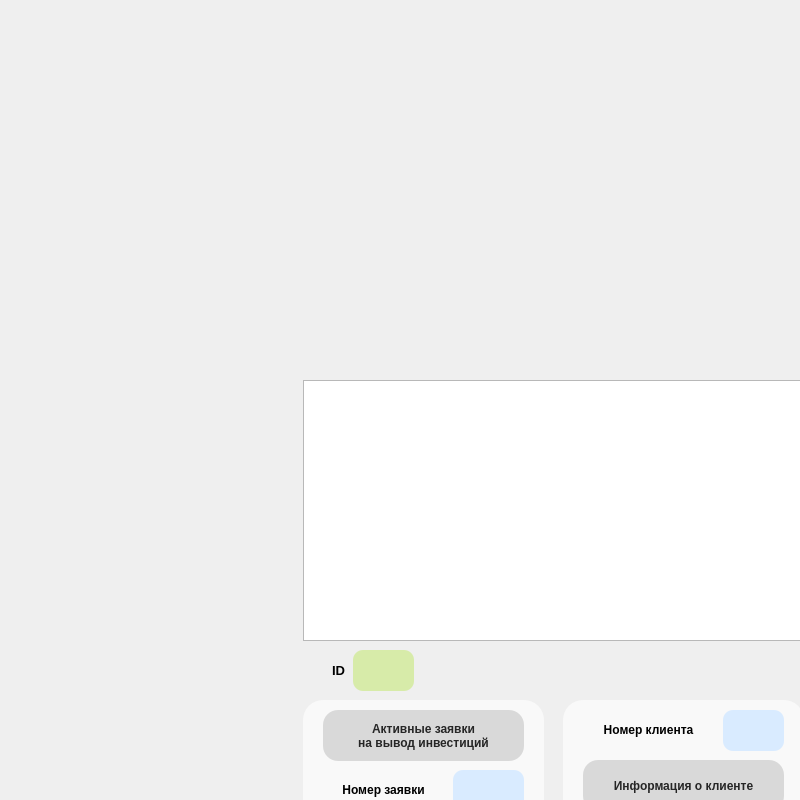
<?xml version="1.0" encoding="UTF-8"?>
<ui version="4.0">
 <class>Manager</class>
 <widget class="QDialog" name="Manager">
  <property name="geometry">
   <rect>
    <x>0</x>
    <y>0</y>
    <width>800</width>
    <height>800</height>
   </rect>
  </property>
  <property name="windowTitle">
   <string>Dialog</string>
  </property>
  <widget class="QLabel" name="label_6">
   <property name="geometry">
    <rect>
     <x>313</x>
     <y>650</y>
     <width>51</width>
     <height>41</height>
    </rect>
   </property>
   <property name="text">
    <string>&lt;html&gt;&lt;head/&gt;&lt;body&gt;&lt;p align=&quot;center&quot;&gt;&lt;span style=&quot; font-size:10pt; font-weight:600;&quot;&gt;ID&lt;/span&gt;&lt;/p&gt;&lt;/body&gt;&lt;/html&gt;</string>
   </property>
   <property name="alignment">
    <set>Qt::AlignCenter</set>
   </property>
  </widget>
  <widget class="QLineEdit" name="employeeId">
   <property name="geometry">
    <rect>
     <x>853</x>
     <y>1010</y>
     <width>71</width>
     <height>41</height>
    </rect>
   </property>
   <property name="styleSheet">
    <string notr="true">background: #d9ebff;
border-radius: 10px;
</string>
   </property>
   <property name="text">
    <string/>
   </property>
   <property name="maxLength">
    <number>100000</number>
   </property>
   <property name="echoMode">
    <enum>QLineEdit::Normal</enum>
   </property>
   <property name="clearButtonEnabled">
    <bool>false</bool>
   </property>
  </widget>
  <widget class="QLineEdit" name="eId">
   <property name="geometry">
    <rect>
     <x>353</x>
     <y>650</y>
     <width>61</width>
     <height>41</height>
    </rect>
   </property>
   <property name="styleSheet">
    <string notr="true">background: #d7eba9;
border-radius: 10px;
</string>
   </property>
   <property name="text">
    <string/>
   </property>
   <property name="maxLength">
    <number>1000</number>
   </property>
   <property name="echoMode">
    <enum>QLineEdit::Normal</enum>
   </property>
   <property name="readOnly">
    <bool>true</bool>
   </property>
   <property name="clearButtonEnabled">
    <bool>false</bool>
   </property>
  </widget>
  <widget class="Line" name="line">
   <property name="geometry">
    <rect>
     <x>300</x>
     <y>900</y>
     <width>761</width>
     <height>20</height>
    </rect>
   </property>
   <property name="orientation">
    <enum>Qt::Horizontal</enum>
   </property>
  </widget>
  <widget class="QLabel" name="label_12">
   <property name="geometry">
    <rect>
     <x>613</x>
     <y>980</y>
     <width>141</width>
     <height>41</height>
    </rect>
   </property>
   <property name="text">
    <string>&lt;html&gt;&lt;head/&gt;&lt;body&gt;&lt;p align=&quot;center&quot;&gt;&lt;span style=&quot; font-size:9pt; font-weight:600;&quot;&gt;Ставка и сумма&lt;/span&gt;&lt;/p&gt;&lt;/body&gt;&lt;/html&gt;</string>
   </property>
   <property name="alignment">
    <set>Qt::AlignLeading|Qt::AlignLeft|Qt::AlignVCenter</set>
   </property>
  </widget>
  <widget class="QPushButton" name="cancel">
   <property name="geometry">
    <rect>
     <x>833</x>
     <y>810</y>
     <width>91</width>
     <height>28</height>
    </rect>
   </property>
   <property name="cursor">
    <cursorShape>PointingHandCursor</cursorShape>
   </property>
   <property name="styleSheet">
    <string notr="true">QPushButton:hover{background: #ffafa5; border-radius: 5px; border: 0.2px solid #d7eba9; color: #ffffff; font-size: 9pt; font-weight: bold;}																
QPushButton{background: #d9d9d9; border-radius: 5px; color: #262626; font-size: 9pt; font-weight: bold;}</string>
   </property>
   <property name="text">
    <string>Отказать</string>
   </property>
  </widget>
  <widget class="QPushButton" name="creditRequests_10">
   <property name="geometry">
    <rect>
     <x>883</x>
     <y>1060</y>
     <width>121</width>
     <height>51</height>
    </rect>
   </property>
   <property name="cursor">
    <cursorShape>PointingHandCursor</cursorShape>
   </property>
   <property name="styleSheet">
    <string notr="true">QPushButton:hover{background: #e6f6ff; border-radius: 15px; color: #81C4FF; font-size: 9pt; font-weight: bold;}													
QPushButton{background: #d9d9d9; border-radius: 15px; color: #262626; font-size: 9pt; font-weight: bold;}</string>
   </property>
   <property name="text">
    <string>Назначить</string>
   </property>
  </widget>
  <widget class="QGroupBox" name="groupBox">
   <property name="geometry">
    <rect>
     <x>303</x>
     <y>700</y>
     <width>241</width>
     <height>181</height>
    </rect>
   </property>
   <property name="styleSheet">
    <string notr="true">background: #F9F9F9;
border-radius: 20px;
</string>
   </property>
   <property name="title">
    <string/>
   </property>
   <widget class="QLineEdit" name="rId">
    <property name="geometry">
     <rect>
      <x>150</x>
      <y>70</y>
      <width>71</width>
      <height>41</height>
     </rect>
    </property>
    <property name="styleSheet">
     <string notr="true">background: #d9ebff;
border-radius: 10px;
</string>
    </property>
    <property name="text">
     <string/>
    </property>
    <property name="maxLength">
     <number>100000</number>
    </property>
    <property name="echoMode">
     <enum>QLineEdit::Normal</enum>
    </property>
    <property name="clearButtonEnabled">
     <bool>false</bool>
    </property>
   </widget>
   <widget class="QLabel" name="label_7">
    <property name="geometry">
     <rect>
      <x>20</x>
      <y>70</y>
      <width>121</width>
      <height>41</height>
     </rect>
    </property>
    <property name="text">
     <string>&lt;html&gt;&lt;head/&gt;&lt;body&gt;&lt;p align=&quot;center&quot;&gt;&lt;span style=&quot; font-size:9pt; font-weight:600;&quot;&gt;Номер заявки&lt;/span&gt;&lt;/p&gt;&lt;/body&gt;&lt;/html&gt;</string>
    </property>
    <property name="alignment">
     <set>Qt::AlignLeading|Qt::AlignLeft|Qt::AlignVCenter</set>
    </property>
   </widget>
   <widget class="QPushButton" name="investRequest">
    <property name="geometry">
     <rect>
      <x>20</x>
      <y>10</y>
      <width>201</width>
      <height>51</height>
     </rect>
    </property>
    <property name="cursor">
     <cursorShape>PointingHandCursor</cursorShape>
    </property>
    <property name="styleSheet">
     <string notr="true">QPushButton:hover{background: #e6f6ff; border-radius: 15px; color: #81C4FF; font-size: 9pt; font-weight: bold;}													
QPushButton{background: #d9d9d9; border-radius: 15px; color: #262626; font-size: 9pt; font-weight: bold;}</string>
    </property>
    <property name="text">
     <string>Активные заявки
на вывод инвестиций</string>
    </property>
   </widget>
   <widget class="QPushButton" name="getRequest">
    <property name="geometry">
     <rect>
      <x>60</x>
      <y>120</y>
      <width>121</width>
      <height>51</height>
     </rect>
    </property>
    <property name="cursor">
     <cursorShape>PointingHandCursor</cursorShape>
    </property>
    <property name="styleSheet">
     <string notr="true">QPushButton:hover{background: #e6f6ff; border-radius: 15px; color: #81C4FF; font-size: 9pt; font-weight: bold;}													
QPushButton{background: #d9d9d9; border-radius: 15px; color: #262626; font-size: 9pt; font-weight: bold;}</string>
    </property>
    <property name="text">
     <string>Взять заявку</string>
    </property>
   </widget>
  </widget>
  <widget class="QLineEdit" name="tarifId">
   <property name="geometry">
    <rect>
     <x>383</x>
     <y>1010</y>
     <width>81</width>
     <height>41</height>
    </rect>
   </property>
   <property name="styleSheet">
    <string notr="true">background: #d9ebff;
border-radius: 10px;
</string>
   </property>
   <property name="text">
    <string/>
   </property>
   <property name="maxLength">
    <number>100000</number>
   </property>
   <property name="echoMode">
    <enum>QLineEdit::Normal</enum>
   </property>
   <property name="clearButtonEnabled">
    <bool>false</bool>
   </property>
  </widget>
  <widget class="QPushButton" name="creditRequests_6">
   <property name="geometry">
    <rect>
     <x>363</x>
     <y>1060</y>
     <width>121</width>
     <height>51</height>
    </rect>
   </property>
   <property name="cursor">
    <cursorShape>PointingHandCursor</cursorShape>
   </property>
   <property name="styleSheet">
    <string notr="true">QPushButton:hover{background: #e6f6ff; border-radius: 15px; color: #81C4FF; font-size: 9pt; font-weight: bold;}													
QPushButton{background: #d9d9d9; border-radius: 15px; color: #262626; font-size: 9pt; font-weight: bold;}</string>
   </property>
   <property name="text">
    <string>Обновить</string>
   </property>
  </widget>
  <widget class="QLineEdit" name="sum">
   <property name="geometry">
    <rect>
     <x>673</x>
     <y>1010</y>
     <width>111</width>
     <height>41</height>
    </rect>
   </property>
   <property name="styleSheet">
    <string notr="true">background: #d9ebff;
border-radius: 10px;
</string>
   </property>
   <property name="text">
    <string/>
   </property>
   <property name="maxLength">
    <number>100000</number>
   </property>
   <property name="echoMode">
    <enum>QLineEdit::Normal</enum>
   </property>
   <property name="clearButtonEnabled">
    <bool>false</bool>
   </property>
  </widget>
  <widget class="QPushButton" name="cancel_3">
   <property name="geometry">
    <rect>
     <x>963</x>
     <y>650</y>
     <width>93</width>
     <height>28</height>
    </rect>
   </property>
   <property name="cursor">
    <cursorShape>PointingHandCursor</cursorShape>
   </property>
   <property name="styleSheet">
    <string notr="true">QPushButton:hover{background: #ebc834; border-radius: 5px; border: 0.2px solid #d7eba9; color: #ffffff; font-size: 9pt; font-weight: bold;}																
QPushButton{background: #d9d9d9; border-radius: 5px; color: #262626; font-size: 9pt; font-weight: bold;}</string>
   </property>
   <property name="text">
    <string>Очистить</string>
   </property>
  </widget>
  <widget class="QGroupBox" name="groupBox_3">
   <property name="geometry">
    <rect>
     <x>303</x>
     <y>930</y>
     <width>241</width>
     <height>191</height>
    </rect>
   </property>
   <property name="styleSheet">
    <string notr="true">background: #F9F9F9;
border-radius: 20px;
</string>
   </property>
   <property name="title">
    <string/>
   </property>
  </widget>
  <widget class="QLineEdit" name="investId">
   <property name="geometry">
    <rect>
     <x>883</x>
     <y>750</y>
     <width>131</width>
     <height>41</height>
    </rect>
   </property>
   <property name="styleSheet">
    <string notr="true">background: #d9ebff;
border-radius: 10px;
</string>
   </property>
   <property name="text">
    <string/>
   </property>
   <property name="maxLength">
    <number>100000</number>
   </property>
   <property name="echoMode">
    <enum>QLineEdit::Normal</enum>
   </property>
   <property name="clearButtonEnabled">
    <bool>false</bool>
   </property>
  </widget>
  <widget class="QGroupBox" name="groupBox_2">
   <property name="geometry">
    <rect>
     <x>563</x>
     <y>700</y>
     <width>241</width>
     <height>181</height>
    </rect>
   </property>
   <property name="styleSheet">
    <string notr="true">background: #F9F9F9;
border-radius: 20px;
</string>
   </property>
   <property name="title">
    <string/>
   </property>
   <widget class="QLineEdit" name="clId">
    <property name="geometry">
     <rect>
      <x>160</x>
      <y>10</y>
      <width>61</width>
      <height>41</height>
     </rect>
    </property>
    <property name="styleSheet">
     <string notr="true">background: #d9ebff;
border-radius: 10px;
</string>
    </property>
    <property name="text">
     <string/>
    </property>
    <property name="maxLength">
     <number>100000</number>
    </property>
    <property name="echoMode">
     <enum>QLineEdit::Normal</enum>
    </property>
    <property name="clearButtonEnabled">
     <bool>false</bool>
    </property>
   </widget>
   <widget class="QLabel" name="label_8">
    <property name="geometry">
     <rect>
      <x>20</x>
      <y>10</y>
      <width>131</width>
      <height>41</height>
     </rect>
    </property>
    <property name="text">
     <string>&lt;html&gt;&lt;head/&gt;&lt;body&gt;&lt;p align=&quot;center&quot;&gt;&lt;span style=&quot; font-size:9pt; font-weight:600;&quot;&gt;Номер клиента&lt;/span&gt;&lt;/p&gt;&lt;/body&gt;&lt;/html&gt;</string>
    </property>
    <property name="alignment">
     <set>Qt::AlignLeading|Qt::AlignLeft|Qt::AlignVCenter</set>
    </property>
   </widget>
   <widget class="QPushButton" name="clientInfoButton">
    <property name="geometry">
     <rect>
      <x>20</x>
      <y>60</y>
      <width>201</width>
      <height>51</height>
     </rect>
    </property>
    <property name="cursor">
     <cursorShape>PointingHandCursor</cursorShape>
    </property>
    <property name="styleSheet">
     <string notr="true">QPushButton:hover{background: #e6f6ff; border-radius: 15px; color: #81C4FF; font-size: 9pt; font-weight: bold;}													
QPushButton{background: #d9d9d9; border-radius: 15px; color: #262626; font-size: 9pt; font-weight: bold;}</string>
    </property>
    <property name="text">
     <string>Информация о клиенте</string>
    </property>
   </widget>
   <widget class="QPushButton" name="creditRequests_5">
    <property name="geometry">
     <rect>
      <x>20</x>
      <y>120</y>
      <width>201</width>
      <height>51</height>
     </rect>
    </property>
    <property name="cursor">
     <cursorShape>PointingHandCursor</cursorShape>
    </property>
    <property name="styleSheet">
     <string notr="true">QPushButton:hover{background: #e6f6ff; border-radius: 15px; color: #81C4FF; font-size: 8pt; font-weight: bold;}													
QPushButton{background: #d9d9d9; border-radius: 15px; color: #262626; font-size: 8pt; font-weight: bold;}</string>
    </property>
    <property name="text">
     <string>История инвестиций</string>
    </property>
   </widget>
  </widget>
  <widget class="QLineEdit" name="extraSum">
   <property name="geometry">
    <rect>
     <x>933</x>
     <y>1010</y>
     <width>111</width>
     <height>41</height>
    </rect>
   </property>
   <property name="styleSheet">
    <string notr="true">background: #d9ebff;
border-radius: 10px;
</string>
   </property>
   <property name="text">
    <string/>
   </property>
   <property name="maxLength">
    <number>100000</number>
   </property>
   <property name="echoMode">
    <enum>QLineEdit::Normal</enum>
   </property>
   <property name="clearButtonEnabled">
    <bool>false</bool>
   </property>
  </widget>
  <widget class="QLabel" name="label_10">
   <property name="geometry">
    <rect>
     <x>353</x>
     <y>980</y>
     <width>151</width>
     <height>41</height>
    </rect>
   </property>
   <property name="text">
    <string>&lt;html&gt;&lt;head/&gt;&lt;body&gt;&lt;p align=&quot;center&quot;&gt;&lt;span style=&quot; font-size:9pt; font-weight:600;&quot;&gt;Номер тарифа&lt;/span&gt;&lt;/p&gt;&lt;/body&gt;&lt;/html&gt;</string>
   </property>
   <property name="alignment">
    <set>Qt::AlignLeading|Qt::AlignLeft|Qt::AlignVCenter</set>
   </property>
  </widget>
  <widget class="QPushButton" name="creditRequests_3">
   <property name="geometry">
    <rect>
     <x>933</x>
     <y>800</y>
     <width>121</width>
     <height>51</height>
    </rect>
   </property>
   <property name="cursor">
    <cursorShape>PointingHandCursor</cursorShape>
   </property>
   <property name="styleSheet">
    <string notr="true">QPushButton:hover{background: #e6f6ff; border-radius: 15px; color: #81C4FF; font-size: 9pt; font-weight: bold;}													
QPushButton{background: #d9d9d9; border-radius: 15px; color: #262626; font-size: 9pt; font-weight: bold;}</string>
   </property>
   <property name="text">
    <string>Вывести
деньги</string>
   </property>
  </widget>
  <widget class="QGroupBox" name="groupBox_4">
   <property name="geometry">
    <rect>
     <x>563</x>
     <y>930</y>
     <width>241</width>
     <height>191</height>
    </rect>
   </property>
   <property name="styleSheet">
    <string notr="true">background: #F9F9F9;
border-radius: 20px;
</string>
   </property>
   <property name="title">
    <string/>
   </property>
  </widget>
  <widget class="QTableView" name="tableView">
   <property name="geometry">
    <rect>
     <x>303</x>
     <y>380</y>
     <width>761</width>
     <height>261</height>
    </rect>
   </property>
  </widget>
  <widget class="QPushButton" name="creditRequests_7">
   <property name="geometry">
    <rect>
     <x>363</x>
     <y>940</y>
     <width>121</width>
     <height>41</height>
    </rect>
   </property>
   <property name="cursor">
    <cursorShape>PointingHandCursor</cursorShape>
   </property>
   <property name="styleSheet">
    <string notr="true">QPushButton:hover{background: #e6f6ff; border-radius: 15px; color: #81C4FF; font-size: 9pt; font-weight: bold;}													
QPushButton{background: #d9d9d9; border-radius: 15px; color: #262626; font-size: 9pt; font-weight: bold;}</string>
   </property>
   <property name="text">
    <string>Тарифы</string>
   </property>
  </widget>
  <widget class="QPushButton" name="creditRequests_8">
   <property name="geometry">
    <rect>
     <x>633</x>
     <y>1060</y>
     <width>121</width>
     <height>51</height>
    </rect>
   </property>
   <property name="cursor">
    <cursorShape>PointingHandCursor</cursorShape>
   </property>
   <property name="styleSheet">
    <string notr="true">QPushButton:hover{background: #e6f6ff; border-radius: 15px; color: #81C4FF; font-size: 9pt; font-weight: bold;}													
QPushButton{background: #d9d9d9; border-radius: 15px; color: #262626; font-size: 9pt; font-weight: bold;}</string>
   </property>
   <property name="text">
    <string>Создать</string>
   </property>
  </widget>
  <widget class="QGroupBox" name="groupBox_6">
   <property name="geometry">
    <rect>
     <x>823</x>
     <y>700</y>
     <width>241</width>
     <height>181</height>
    </rect>
   </property>
   <property name="styleSheet">
    <string notr="true">background: #F9F9F9;
border-radius: 20px;
</string>
   </property>
   <property name="title">
    <string/>
   </property>
  </widget>
  <widget class="QComboBox" name="comboBox">
   <property name="geometry">
    <rect>
     <x>593</x>
     <y>950</y>
     <width>191</width>
     <height>31</height>
    </rect>
   </property>
  </widget>
  <widget class="QPushButton" name="creditRequests_9">
   <property name="geometry">
    <rect>
     <x>843</x>
     <y>940</y>
     <width>201</width>
     <height>51</height>
    </rect>
   </property>
   <property name="cursor">
    <cursorShape>PointingHandCursor</cursorShape>
   </property>
   <property name="styleSheet">
    <string notr="true">QPushButton:hover{background: #e6f6ff; border-radius: 15px; color: #81C4FF; font-size: 9pt; font-weight: bold;}													
QPushButton{background: #d9d9d9; border-radius: 15px; color: #262626; font-size: 9pt; font-weight: bold;}</string>
   </property>
   <property name="text">
    <string>Активность работников</string>
   </property>
  </widget>
  <widget class="QLineEdit" name="rate">
   <property name="geometry">
    <rect>
     <x>593</x>
     <y>1010</y>
     <width>71</width>
     <height>41</height>
    </rect>
   </property>
   <property name="styleSheet">
    <string notr="true">background: #d9ebff;
border-radius: 10px;
</string>
   </property>
   <property name="text">
    <string/>
   </property>
   <property name="maxLength">
    <number>100000</number>
   </property>
   <property name="echoMode">
    <enum>QLineEdit::Normal</enum>
   </property>
   <property name="clearButtonEnabled">
    <bool>false</bool>
   </property>
  </widget>
  <widget class="QLabel" name="label_11">
   <property name="geometry">
    <rect>
     <x>873</x>
     <y>980</y>
     <width>141</width>
     <height>41</height>
    </rect>
   </property>
   <property name="text">
    <string>&lt;html&gt;&lt;head/&gt;&lt;body&gt;&lt;p align=&quot;center&quot;&gt;&lt;span style=&quot; font-size:9pt; font-weight:600;&quot;&gt;ID и премия&lt;/span&gt;&lt;/p&gt;&lt;/body&gt;&lt;/html&gt;</string>
   </property>
   <property name="alignment">
    <set>Qt::AlignLeading|Qt::AlignLeft|Qt::AlignVCenter</set>
   </property>
  </widget>
  <widget class="QLabel" name="label_9">
   <property name="geometry">
    <rect>
     <x>863</x>
     <y>710</y>
     <width>161</width>
     <height>41</height>
    </rect>
   </property>
   <property name="text">
    <string>&lt;html&gt;&lt;head/&gt;&lt;body&gt;&lt;p align=&quot;center&quot;&gt;&lt;span style=&quot; font-size:9pt; font-weight:600;&quot;&gt;Номер инвестиции&lt;/span&gt;&lt;/p&gt;&lt;/body&gt;&lt;/html&gt;</string>
   </property>
   <property name="alignment">
    <set>Qt::AlignLeading|Qt::AlignLeft|Qt::AlignVCenter</set>
   </property>
  </widget>
  <widget class="QGroupBox" name="groupBox_5">
   <property name="geometry">
    <rect>
     <x>823</x>
     <y>930</y>
     <width>241</width>
     <height>191</height>
    </rect>
   </property>
   <property name="styleSheet">
    <string notr="true">background: #F9F9F9;
border-radius: 20px;
</string>
   </property>
   <property name="title">
    <string/>
   </property>
  </widget>
 </widget>
 <resources/>
 <connections/>
</ui>
